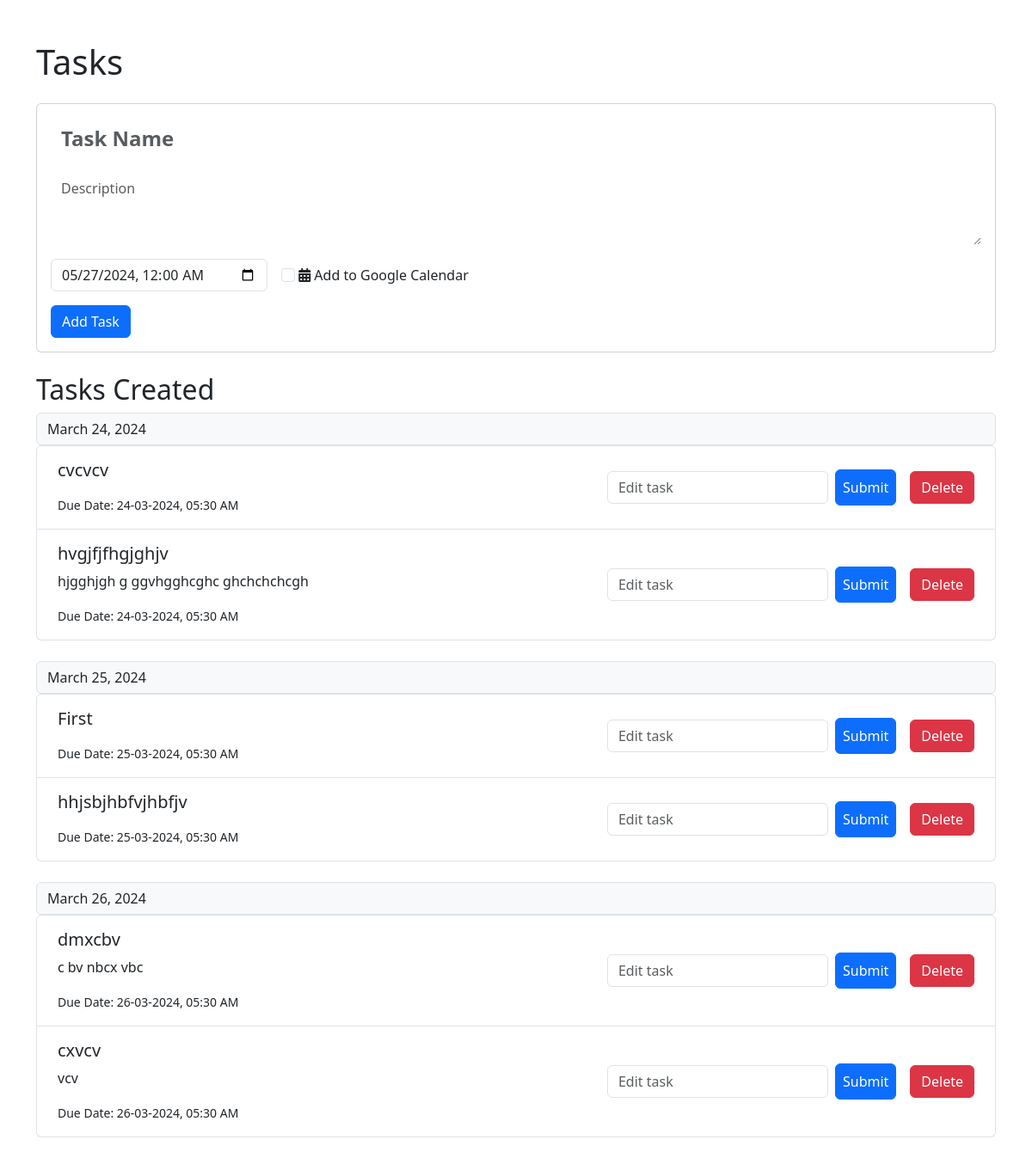
The app's page /, older data.
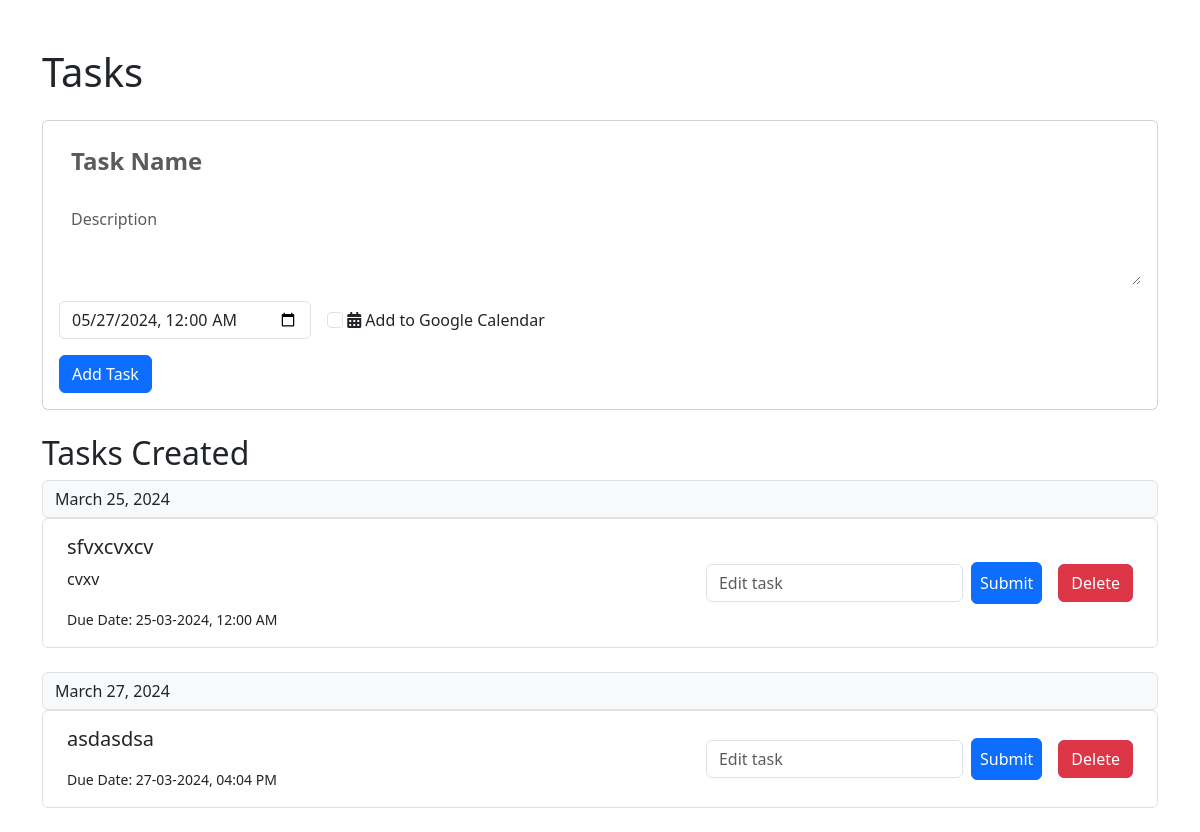
The same page, newer data.
### home/models.py (models this page shows, shortened)
class Task(models.Model):
    task_title = models.CharField(max_length=100)
    task_id = models.AutoField(primary_key=True)
    description = models.TextField(null=True, blank=True)
    dueDate = models.DateTimeField(null=True, blank=True)
    google_event_id = models.CharField(max_length=255, null=True, blank=True)

### home/views.py (the view)
# urls.py: path('', views.index, name='index'),
def index(request):
    tasks = Task.objects.all().order_by('dueDate')
    tasks_by_date = {date: list(items) for date, items in groupby(tasks, key=lambda task: timezone.localtime(task.dueDate).date())}
    context = {
        'tasks': tasks,
        'today_date': datetime.now(),
        'tasks_by_date': tasks_by_date,
    }
    return render(request, 'home/index.html', context)

### home/templates/home/index.html (shortened to what this page needs)
<!DOCTYPE html>
<html lang="en">
  <head>
    <link
      href="https://cdn.jsdelivr.net/npm/bootstrap@5.3.2/dist/css/bootstrap.min.css"
      rel="stylesheet"
    />
    <link
      rel="stylesheet"
      href="https://cdnjs.cloudflare.com/ajax/libs/font-awesome/5.15.4/css/all.min.css"
    />
  </head>
  <body>
    <div class="container mt-5">
      <h1 class="card-title mb-4">Tasks</h1>
      <div class="card">
        <div class="card-body">
          <form action="{% url 'add_task' %}" method="post">
            <div class="mb-3">
              <input
                type="text"
                class="form-control form-control-no-border"
                id="taskInput"
                placeholder="Task Name"
                name="task"
                style="font-weight: bold; font-size: 1.5rem"
                required
              />
            </div>
            <div class="mb-3">
              <textarea
                class="form-control form-control-no-border"
                id="descriptionInput"
                name="description"
                rows="3"
                placeholder="Description"
              ></textarea>
            </div>
            <div class="d-flex justify-content-start align-items-center mb-3">
              <div class="flex-grow-0 me-3">
                <input
                  type="datetime-local"
                  class="form-control"
                  id="dueDateInput"
                  placeholder="Due Date"
                  name="duedate"
                  value="{{ today_date|date:'Y-m-d' }}T00:00"
                  required
                />
              </div>
              <div class="flex-grow-0">
                <input
                  type="checkbox"
                  class="form-check-input"
                  id="addToGoogleCalendar"
                  name="addToGoogleCalendar"
                />
                <label class="form-check-label" for="addToGoogleCalendar">
                  <i class="fas fa-calendar-alt"></i> Add to Google Calendar
                </label>
              </div>
            </div>
            <button type="submit" class="btn btn-primary">Add Task</button>
          </form>
        </div>
      </div>
      <div class="mt-4">
        <h2>Tasks Created</h2>
        {% for date, tasks in tasks_by_date.items %}
        <span class="input-group-text">{{date}}</span>
        <ul class="list-group mb-4">
          {% for task in tasks %}
          <li class="list-group-item d-flex align-items-center" id="task-{{ task.task_id }}">
            <div class="p-2 flex-grow-1">
              <h5 id="task-title-{{ task.task_id }}">{{ task.task_title }}</h5>
              <p>{{ task.description }}</p>
              <small>Due Date: {{task.dueDate|date:"d-m-Y, h:i A" }}</small>
            </div>
            <form
              class="edit-form d-flex align-items-center edit-button"
              action="{% url 'edit_task' id=task.task_id %}"
              method="post"
              name="edit"
              data-task-id="{{ task.task_id }}"
            >
              <input
                type="text"
                class="form-control me-auto"
                name="newtask"
                id = "newtask-{{ task.task_id }}"
                placeholder="Edit task"
              />
              <button type="submit" class="btn btn-primary p-2 ms-2">
                Submit
              </button>
            </form>
            <form
              class="delete-form p-2 ms-2 delete-button"
              action="{% url 'delete_task' id=task.task_id %}"
              method="post"
              name="delete"
              data-task-id="{{ task.task_id }}"
            >
              <button type="submit" class="btn btn-danger">Delete</button>
            </form>
          </li>
          {% endfor %}
        </ul>
        {% endfor %}
      </div>
    </div>
  </body>
</html>

Row changes from the older to the newer data that the page shows:
removed Task: dueDate "March 24, 2024", task_title "cvcvcv", dueDate "24-03-2024, 05:30 AM"
removed Task: task_title "hvgjfjfhgjghjv", description "hjgghjgh g ggvhgghcghc ghchchchcgh", dueDate "24-03-2024, 05:30 AM", shown under "March 24, 2024"
removed Task: dueDate "March 25, 2024", task_title "First", dueDate "25-03-2024, 05:30 AM"
removed Task: task_title "hhjsbjhbfvjhbfjv", dueDate "25-03-2024, 05:30 AM", shown under "March 25, 2024"
removed Task: dueDate "March 26, 2024", task_title "dmxcbv", description "c bv nbcx vbc", dueDate "26-03-2024, 05:30 AM"
removed Task: task_title "cxvcv", description "vcv", dueDate "26-03-2024, 05:30 AM", shown under "March 26, 2024"
added Task: date "March 25, 2024", task_title "sfvxcvxcv", description "cvxv", dueDate "25-03-2024, 12:00 AM"
added Task: dueDate "March 27, 2024", task_title "asdasdsa", dueDate "27-03-2024, 04:04 PM"
